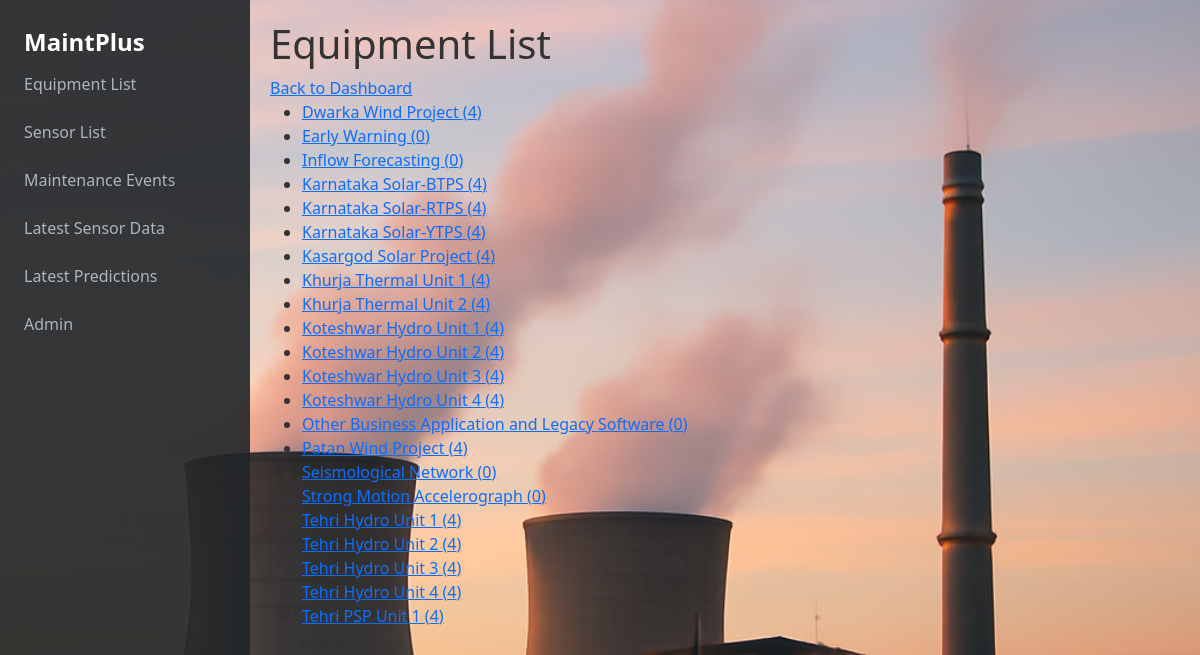
The app's page /predict/equipment/ with its own data.
### Predict/models.py (models this page shows, shortened)
class Equipment(models.Model):
    name = models.CharField(max_length=200)
    project_name = models.CharField(max_length=200, default='Unknown Project')
    fuel_type = models.CharField(
        max_length=50,
        choices=[
            ('hydro', 'Hydro'),
            ('thermal', 'Thermal'),
            ('solar', 'Solar'),
            ('wind', 'Wind'),
            ('other', 'Other'),
        ],
        default='hydro'
    )
    unit_number = models.PositiveIntegerField(null=True, blank=True)
    capacity_mw = models.FloatField(null=True, blank=True)
    location = models.CharField(max_length=200, blank=True)
    commissioning_date = models.DateField(null=True, blank=True)
    status = models.CharField(max_length=50, blank=True)  # e.g., operational, maintenance

### Predict/views.py (the view)
# urls.py: path('equipment/', views.equipment_list, name='equipment_list'),
def equipment_list(request):
    equipments = Equipment.objects.annotate(sensor_count=Count('sensor', distinct=True)).order_by('name')
    return render(request, 'Predict/equipment_list.html', {'equipments': equipments})

### Predict/templates/Predict/equipment_list.html (shortened to what this page needs)
<!DOCTYPE html>
<html lang="en">
{% extends 'base.html' %}
{% block content %}
<head>
</head>
<body>
    <h1>Equipment List</h1>
    <a href="{% url 'predict_index' %}">Back to Dashboard</a>
    <ul>
        {% for equipment in equipments %}
            <li>
                <a href="{% url 'equipment_detail' equipment.pk %}">
                    {{ equipment.name }} ({{ equipment.sensor_count }})
                </a>
            </li>
        {% empty %}
            <li>No equipment found.</li>
        {% endfor %}
    </ul>
</body>
</html>
{% endblock %}

### records on screen
Equipment: name "Dwarka Wind Project", sensor_count "4"
Equipment: name "Early Warning", sensor_count "0"
Equipment: name "Inflow Forecasting", sensor_count "0"
Equipment: name "Karnataka Solar-BTPS", sensor_count "4"
Equipment: name "Karnataka Solar-RTPS", sensor_count "4"
Equipment: name "Karnataka Solar-YTPS", sensor_count "4"
Equipment: name "Kasargod Solar Project", sensor_count "4"
Equipment: name "Khurja Thermal Unit 1", sensor_count "4"
Equipment: name "Khurja Thermal Unit 2", sensor_count "4"
Equipment: name "Koteshwar Hydro Unit 1", sensor_count "4"
Equipment: name "Koteshwar Hydro Unit 2", sensor_count "4"
Equipment: name "Koteshwar Hydro Unit 3", sensor_count "4"
Equipment: name "Koteshwar Hydro Unit 4", sensor_count "4"
Equipment: name "Other Business Application and Legacy Software", sensor_count "0"
Equipment: name "Patan Wind Project", sensor_count "4"
Equipment: name "Seismological Network", sensor_count "0"
Equipment: name "Strong Motion Accelerograph", sensor_count "0"
Equipment: name "Tehri Hydro Unit 1", sensor_count "4"
Equipment: name "Tehri Hydro Unit 2", sensor_count "4"
Equipment: name "Tehri Hydro Unit 3", sensor_count "4"
Equipment: name "Tehri Hydro Unit 4", sensor_count "4"
Equipment: name "Tehri PSP Unit 1", sensor_count "4"
